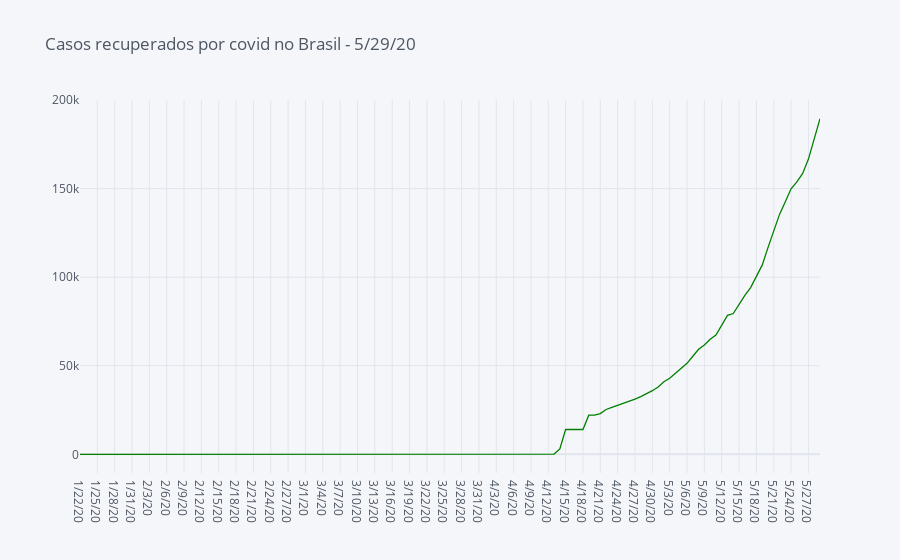

Notebook code for this chart:
### Code cell
date = db_recovered_country.columns[db_recovered_country.shape[1]-1]

db_recovered_country.T['Brazil'].iplot(title = 'Casos recuperados por covid no Brasil - {}'.format(date),color='green')

### Figure 1 — Plotly figure (JSON) as saved in the notebook; plotly's stock layout.template omitted (floating-point values rounded to 4 significant figures; data arrays with more than 128 entries replaced by an {"elided": "..."} marker saying what was removed)
{"data": [{"line": {"color": "rgba(0, 128, 0, 1.0)", "dash": "solid", "shape": "linear", "width": 1.3}, "mode": "lines", "name": "Brazil", "text": "", "type": "scatter", "x": {"elided": "129 str values"}, "y": {"elided": "129 int values"}}], "layout": {"legend": {"bgcolor": "#F5F6F9", "font": {"color": "#4D5663"}}, "paper_bgcolor": "#F5F6F9", "plot_bgcolor": "#F5F6F9", "title": {"font": {"color": "#4D5663"}, "text": "Casos recuperados por covid no Brasil - 5/29/20"}, "xaxis": {"gridcolor": "#E1E5ED", "showgrid": true, "tickfont": {"color": "#4D5663"}, "title": {"font": {"color": "#4D5663"}, "text": ""}, "zerolinecolor": "#E1E5ED"}, "yaxis": {"gridcolor": "#E1E5ED", "showgrid": true, "tickfont": {"color": "#4D5663"}, "title": {"font": {"color": "#4D5663"}, "text": ""}, "zerolinecolor": "#E1E5ED"}}}
